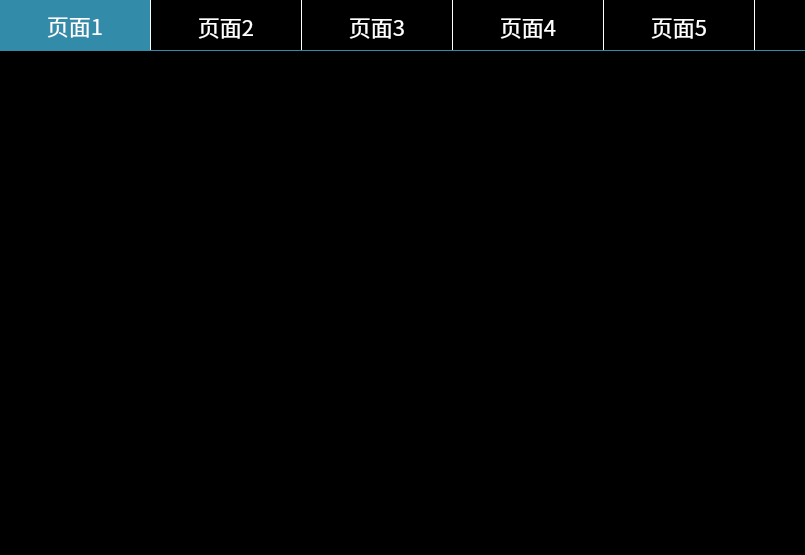
<?xml version="1.0" encoding="UTF-8"?>
<ui version="4.0">
 <class>MainWindow</class>
 <widget class="QMainWindow" name="MainWindow">
  <property name="geometry">
   <rect>
    <x>0</x>
    <y>0</y>
    <width>805</width>
    <height>555</height>
   </rect>
  </property>
  <property name="windowTitle">
   <string>MainWindow</string>
  </property>
  <widget class="QWidget" name="centralwidget">
   <property name="styleSheet">
    <string notr="true">background-color: black;
color: white;</string>
   </property>
   <layout class="QGridLayout" name="gridLayout">
    <property name="leftMargin">
     <number>0</number>
    </property>
    <property name="topMargin">
     <number>0</number>
    </property>
    <property name="rightMargin">
     <number>0</number>
    </property>
    <property name="bottomMargin">
     <number>0</number>
    </property>
    <item row="0" column="0">
     <widget class="QTabWidget" name="tabWidget">
      <property name="sizePolicy">
       <sizepolicy hsizetype="Expanding" vsizetype="Expanding">
        <horstretch>0</horstretch>
        <verstretch>0</verstretch>
       </sizepolicy>
      </property>
      <property name="autoFillBackground">
       <bool>false</bool>
      </property>
      <property name="styleSheet">
       <string notr="true">QTabBar::tab  {
        background: black;
        color: white;
        height: 50px;
		border-right: 1px solid white;
        width: 150px;
        font-size: 22px;
        font-family: Noto Sans CJK SC;
    }
    
    QTabBar::tab::selected  {
        /*background: qlineargradient(spread:pad, x1:0, y1:0, x2:0, y2:1, stop:1 #3cb43a, stop:0 #000);*/
        background: #328ba8;
        color: white;
        border-bottom: black;
    }
    
    QTabWidget::pane{
     border: 1px solid black;
	border-top: 1px solid #328ba8;
    }</string>
      </property>
      <property name="currentIndex">
       <number>0</number>
      </property>
      <widget class="QWidget" name="tabWidgetPage1">
       <attribute name="title">
        <string>页面1</string>
       </attribute>
      </widget>
      <widget class="QWidget" name="tabWidgetPage2">
       <attribute name="title">
        <string>页面2</string>
       </attribute>
      </widget>
      <widget class="QWidget" name="tab">
       <attribute name="title">
        <string>页面3</string>
       </attribute>
      </widget>
      <widget class="QWidget" name="tab_2">
       <attribute name="title">
        <string>页面4</string>
       </attribute>
      </widget>
      <widget class="QWidget" name="tab_3">
       <attribute name="title">
        <string>页面5</string>
       </attribute>
      </widget>
     </widget>
    </item>
   </layout>
  </widget>
 </widget>
 <resources/>
 <connections/>
</ui>
